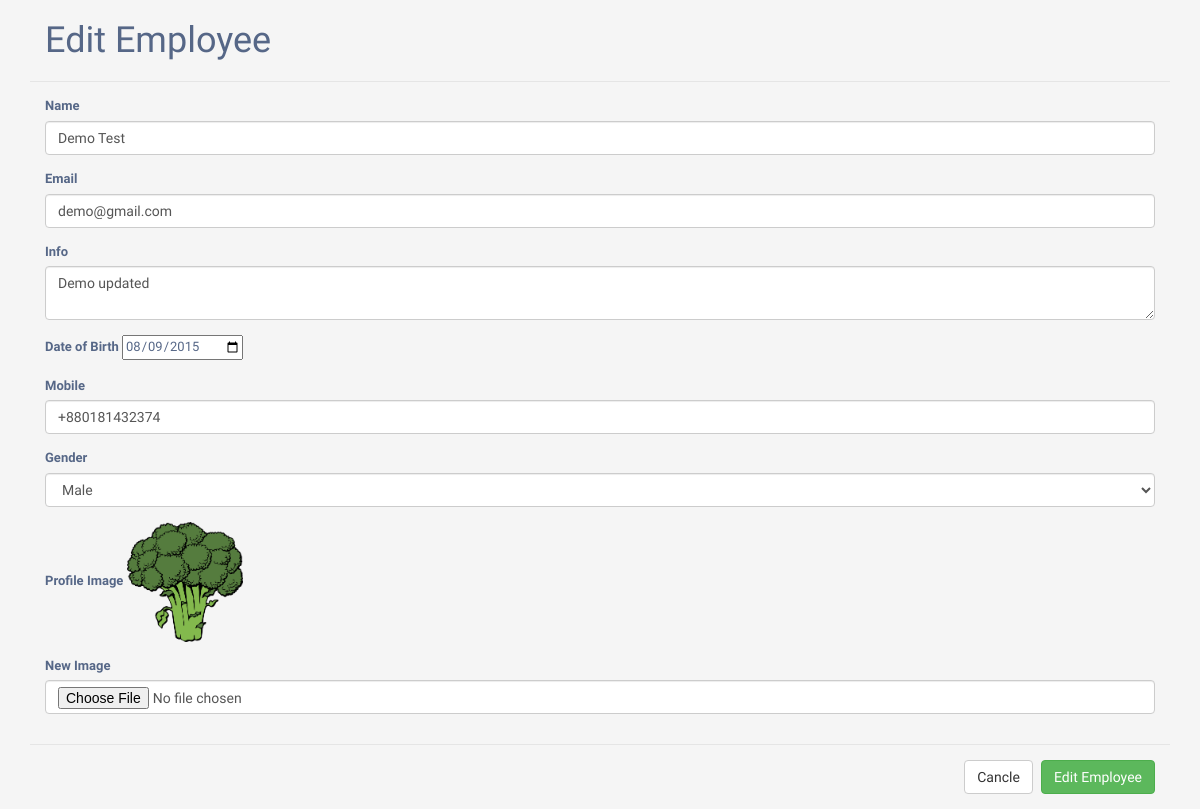
The app's page /edit.php?id=12 with its own data.
### tables this page shows
CREATE TABLE `employee` (
  `id` bigint(100) NOT NULL,
  `name` text NOT NULL,
  `email` varchar(100) NOT NULL,
  `info` varchar(255) NOT NULL,
  `date_of_birth` date NOT NULL,
  `gender` text NOT NULL,
  `mobile_number` varchar(15) NOT NULL,
  `profile_image` varchar(255) DEFAULT NULL,
  `hobbies` varchar(255) DEFAULT NULL
);

### database/database.php (called while the page is built, shortened)
<?php
class database{
    protected function connect(){
        $this->host= 'localhost';
        $this->dbusername= 'risantushar';
        $this->dbpassword= 'risantushar#*';
        $this->dbname= 'db_employee_management';
        $con=new mysqli($this->host,$this->dbusername,$this->dbpassword,$this->dbname);
        return $con;
    }
}
class query extends database{
    public function getData($table,$field='*',$condition_arr='',$order_by_field='',$order_by_type='desc',$limit=''){
		$sql="select $field from $table ";
		if($condition_arr!=''){
			$sql.=' where ';
			$c=count($condition_arr);
			$i=1;
			foreach($condition_arr as $key=>$val){
				if($i==$c){
					$sql.="$key='$val'";
				}else{
					$sql.="$key='$val' and ";
				}
				$i++;
			}
		}
		$result=$this->connect()->query($sql);
		if($result->num_rows>0){
			$arr=array();
			while($row=$result->fetch_assoc()){
				$arr[]=$row;
			}
			return $arr;
		}else{
			return 0;
		}
	}
    public function get_safe_str($str){
        if($str!='')
        {
            return mysqli_real_escape_string($this->connect(),$str);
        }
    }
}
?>

### edit.php (the view, shortened to what this page needs)
<?php
include('database/database.php');
$obj = new query();
    $name='';
	$email='';
	$info='';
	$date_of_birth='';
	$mobile='';
	$gender='';
	$profile_image='';
if(isset($_GET['id']) && $_GET['id']!=''){
	$id=$obj->get_safe_str($_GET['id']);
	$condition_arr=array('id'=>$id);
	$result=$obj->getData('employee','*',$condition_arr);
	$name=$result['0']['name'];
	$email=$result['0']['email'];
	$info=$result['0']['info'];
	$date_of_birth=$result['0']['date_of_birth'];
	$mobile=$result['0']['mobile_number'];
	$gender=$result['0']['gender'];
	$profile_image=$result['0']['profile_image'];
}
?>
<!DOCTYPE html>
<html lang="en">
<head>
<link rel="stylesheet" href="https://maxcdn.bootstrapcdn.com/font-awesome/4.7.0/css/font-awesome.min.css">
<link rel="stylesheet" href="https://maxcdn.bootstrapcdn.com/bootstrap/3.3.7/css/bootstrap.min.css">
<link rel="stylesheet" href="css/style.css">
</head>
<body>
    <div class="container">
    <form method="post" enctype="multipart/form-data">
					<div class="modal-header">
						<h1 class="modal-title">Edit Employee</h1>
					</div>
					<div class="modal-body">
						<div class="form-group">
							<label>Name</label>
							<input type="text" name="name" value="<?php echo $name?>" class="form-control" required>
						</div>
						<div class="form-group">
							<label>Email</label>
							<input type="email" name="email" value="<?php echo $email?>" class="form-control" required>
						</div>
						<div class="form-group">
							<label>Info</label>
							<textarea class="form-control" name="info" required><?php echo $info?></textarea>
						</div>
						<div class="form-group">
							<label>Date of Birth</label>
							<input type="date" name="date_of_birth" value="<?php echo $date_of_birth?>">
						</div>
						<div class="form-group">
							<label>Mobile</label>
							<input type="text" name="mobile_number" class="form-control" value="<?php echo $mobile?>" required>
						</div>
						<div class="form-group">
                          <label for="">Gender</label>
                          <select class="form-control" name="gender" id="">
                            <option value="Male"><?php echo $gender ?></option>
                          </select>
                        </div>
                        <div class="form-group">
							<label>Profile Image</label>
							<img style="height:120px;width:auto" src="<?php echo $profile_image?>" alt="">
						</div>
                        <div class="form-group">
							<label>New Image</label>
							<input type="file" name="profile_image" class="form-control" required>
						</div>
					</div>
					<div class="modal-footer">
                    <a href='index.php' class="btn btn-default" value="Cancel">Cancle</a>
						<button type="submit" name="submit" value="submit" id="submit" class="btn btn-success">Edit Employee</button>
					</div>
				</form>
	</div>
</body>
</html>

### css/style.css (style rules this page uses)
body { color: #566787; background: #f5f5f5; font-family: 'Varela Round', sans-serif; font-size: 13px; }

### records on screen
employee: name "Demo Test", email "demo@gmail.com", info "Demo updated", date_of_birth "08/09/2015", mobile_number "+880181432374", gender "Male", profile_image (picture)
